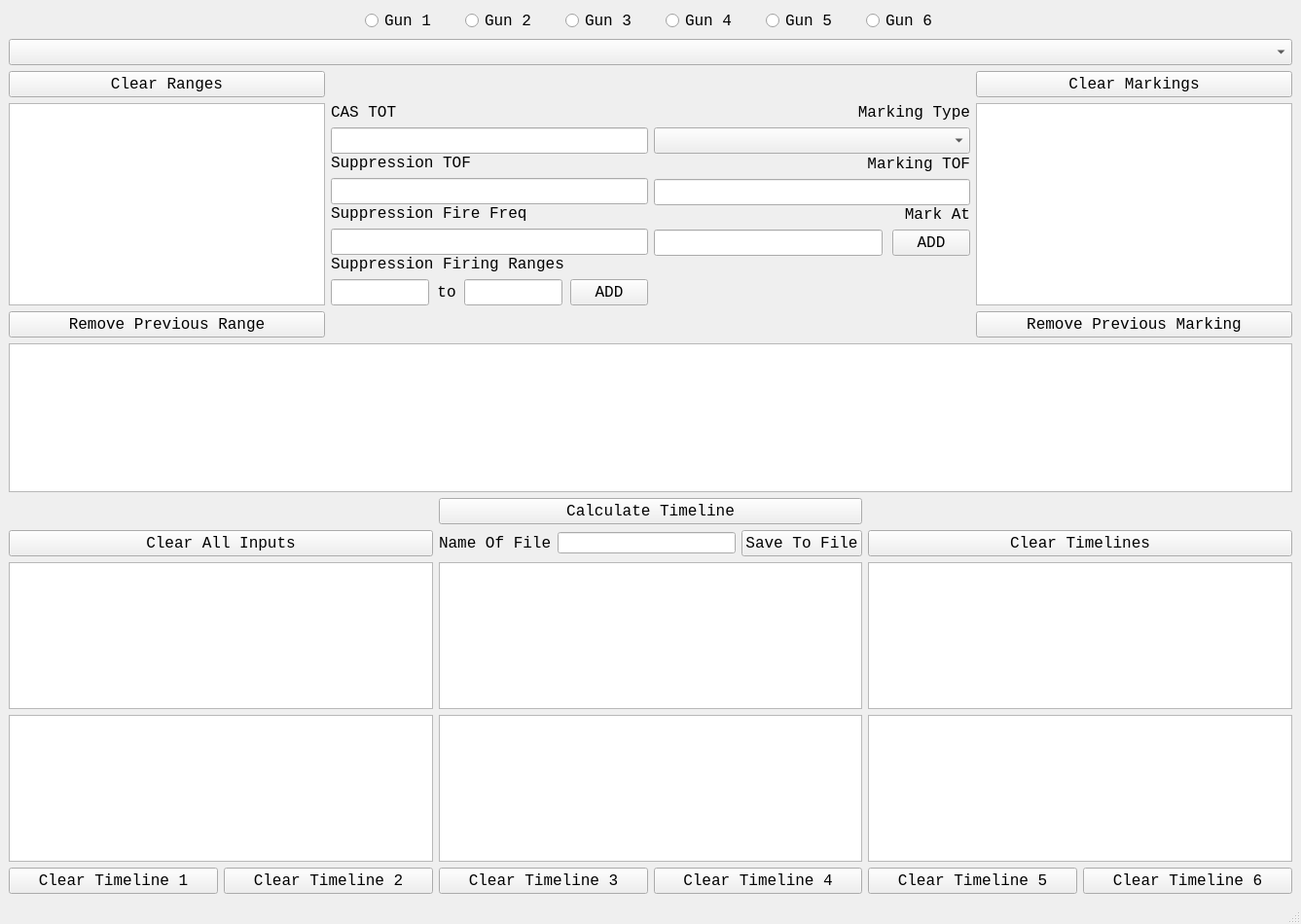
<?xml version="1.0" encoding="UTF-8"?>
<ui version="4.0">
 <class>MainWindow</class>
 <widget class="QMainWindow" name="MainWindow">
  <property name="geometry">
   <rect>
    <x>0</x>
    <y>0</y>
    <width>1337</width>
    <height>950</height>
   </rect>
  </property>
  <property name="minimumSize">
   <size>
    <width>0</width>
    <height>0</height>
   </size>
  </property>
  <property name="maximumSize">
   <size>
    <width>1000000</width>
    <height>1000000</height>
   </size>
  </property>
  <property name="windowTitle">
   <string>SEAD Timeline Calculator</string>
  </property>
  <widget class="QWidget" name="centralwidget">
   <layout class="QVBoxLayout" name="verticalLayout_5">
    <item>
     <layout class="QVBoxLayout" name="verticalLayout_4" stretch="4,3,8">
      <item>
       <layout class="QVBoxLayout" name="verticalLayout_3">
        <item>
         <layout class="QHBoxLayout" name="horizontalLayout_5">
          <property name="spacing">
           <number>30</number>
          </property>
          <item>
           <spacer name="horizontalSpacer">
            <property name="orientation">
             <enum>Qt::Horizontal</enum>
            </property>
            <property name="sizeHint" stdset="0">
             <size>
              <width>40</width>
              <height>20</height>
             </size>
            </property>
           </spacer>
          </item>
          <item>
           <widget class="QRadioButton" name="Gun_1_button">
            <property name="font">
             <font>
              <family>Consolas</family>
              <pointsize>12</pointsize>
             </font>
            </property>
            <property name="layoutDirection">
             <enum>Qt::LeftToRight</enum>
            </property>
            <property name="autoFillBackground">
             <bool>false</bool>
            </property>
            <property name="styleSheet">
             <string notr="true">szStyle</string>
            </property>
            <property name="text">
             <string>Gun 1</string>
            </property>
           </widget>
          </item>
          <item>
           <widget class="QRadioButton" name="Gun_2_button">
            <property name="font">
             <font>
              <family>Consolas</family>
              <pointsize>12</pointsize>
             </font>
            </property>
            <property name="text">
             <string>Gun 2</string>
            </property>
           </widget>
          </item>
          <item>
           <widget class="QRadioButton" name="Gun_3_button">
            <property name="font">
             <font>
              <family>Consolas</family>
              <pointsize>12</pointsize>
             </font>
            </property>
            <property name="text">
             <string>Gun 3</string>
            </property>
           </widget>
          </item>
          <item>
           <widget class="QRadioButton" name="Gun_4_button">
            <property name="font">
             <font>
              <family>Consolas</family>
              <pointsize>12</pointsize>
             </font>
            </property>
            <property name="text">
             <string>Gun 4</string>
            </property>
           </widget>
          </item>
          <item>
           <widget class="QRadioButton" name="Gun_5_button">
            <property name="font">
             <font>
              <family>Consolas</family>
              <pointsize>12</pointsize>
             </font>
            </property>
            <property name="text">
             <string>Gun 5</string>
            </property>
           </widget>
          </item>
          <item>
           <widget class="QRadioButton" name="Gun_6_button">
            <property name="font">
             <font>
              <family>Consolas</family>
              <pointsize>12</pointsize>
             </font>
            </property>
            <property name="text">
             <string>Gun 6</string>
            </property>
           </widget>
          </item>
          <item>
           <spacer name="horizontalSpacer_2">
            <property name="orientation">
             <enum>Qt::Horizontal</enum>
            </property>
            <property name="sizeHint" stdset="0">
             <size>
              <width>40</width>
              <height>20</height>
             </size>
            </property>
           </spacer>
          </item>
         </layout>
        </item>
        <item>
         <widget class="QComboBox" name="fireTypeSelector">
          <property name="font">
           <font>
            <family>Consolas</family>
            <pointsize>12</pointsize>
           </font>
          </property>
          <property name="currentText">
           <string/>
          </property>
          <property name="placeholderText">
           <string>Select Timeline</string>
          </property>
         </widget>
        </item>
        <item>
         <layout class="QGridLayout" name="gridLayout_5" columnstretch="1,1,1,1">
          <property name="sizeConstraint">
           <enum>QLayout::SetDefaultConstraint</enum>
          </property>
          <item row="1" column="0">
           <widget class="QTextBrowser" name="FiringRangesDisplay">
            <property name="font">
             <font>
              <family>Consolas</family>
              <pointsize>12</pointsize>
             </font>
            </property>
           </widget>
          </item>
          <item row="1" column="3">
           <widget class="QTextBrowser" name="MarkingRangesDisplay">
            <property name="font">
             <font>
              <family>Consolas</family>
              <pointsize>12</pointsize>
             </font>
            </property>
           </widget>
          </item>
          <item row="1" column="2">
           <layout class="QVBoxLayout" name="verticalLayout_2" stretch="1,1,1,0">
            <property name="spacing">
             <number>0</number>
            </property>
            <property name="bottomMargin">
             <number>0</number>
            </property>
            <item>
             <layout class="QVBoxLayout" name="verticalLayout_6" stretch="1,1,0">
              <property name="spacing">
               <number>6</number>
              </property>
              <property name="bottomMargin">
               <number>1</number>
              </property>
              <item>
               <widget class="QLabel" name="MarkingTypeLabel">
                <property name="font">
                 <font>
                  <family>Consolas</family>
                  <pointsize>12</pointsize>
                 </font>
                </property>
                <property name="text">
                 <string>Marking Type</string>
                </property>
                <property name="alignment">
                 <set>Qt::AlignRight|Qt::AlignTrailing|Qt::AlignVCenter</set>
                </property>
               </widget>
              </item>
              <item>
               <widget class="QComboBox" name="MarkingSelector">
                <property name="sizePolicy">
                 <sizepolicy hsizetype="Preferred" vsizetype="Fixed">
                  <horstretch>0</horstretch>
                  <verstretch>0</verstretch>
                 </sizepolicy>
                </property>
                <property name="font">
                 <font>
                  <family>Consolas</family>
                  <pointsize>12</pointsize>
                 </font>
                </property>
                <property name="placeholderText">
                 <string>Select</string>
                </property>
               </widget>
              </item>
              <item>
               <spacer name="verticalSpacer">
                <property name="orientation">
                 <enum>Qt::Vertical</enum>
                </property>
                <property name="sizeHint" stdset="0">
                 <size>
                  <width>20</width>
                  <height>20</height>
                 </size>
                </property>
               </spacer>
              </item>
             </layout>
            </item>
            <item>
             <layout class="QVBoxLayout" name="verticalLayout_7" stretch="0,0,0">
              <property name="spacing">
               <number>6</number>
              </property>
              <item>
               <widget class="QLabel" name="MarkingTOFLabel">
                <property name="font">
                 <font>
                  <family>Consolas</family>
                  <pointsize>12</pointsize>
                 </font>
                </property>
                <property name="text">
                 <string>Marking TOF</string>
                </property>
                <property name="alignment">
                 <set>Qt::AlignRight|Qt::AlignTrailing|Qt::AlignVCenter</set>
                </property>
               </widget>
              </item>
              <item>
               <widget class="QLineEdit" name="input_5">
                <property name="font">
                 <font>
                  <family>Consolas</family>
                  <pointsize>12</pointsize>
                 </font>
                </property>
               </widget>
              </item>
              <item>
               <spacer name="verticalSpacer_2">
                <property name="orientation">
                 <enum>Qt::Vertical</enum>
                </property>
                <property name="sizeHint" stdset="0">
                 <size>
                  <width>20</width>
                  <height>40</height>
                 </size>
                </property>
               </spacer>
              </item>
             </layout>
            </item>
            <item>
             <layout class="QVBoxLayout" name="verticalLayout_8" stretch="1,1,0">
              <property name="spacing">
               <number>6</number>
              </property>
              <item>
               <widget class="QLabel" name="MarkingRange">
                <property name="font">
                 <font>
                  <family>Consolas</family>
                  <pointsize>12</pointsize>
                 </font>
                </property>
                <property name="text">
                 <string>Mark At</string>
                </property>
                <property name="alignment">
                 <set>Qt::AlignRight|Qt::AlignTrailing|Qt::AlignVCenter</set>
                </property>
               </widget>
              </item>
              <item>
               <layout class="QHBoxLayout" name="horizontalLayout_4">
                <property name="spacing">
                 <number>10</number>
                </property>
                <item>
                 <widget class="QLineEdit" name="input_8">
                  <property name="font">
                   <font>
                    <family>Consolas</family>
                    <pointsize>12</pointsize>
                   </font>
                  </property>
                 </widget>
                </item>
                <item>
                 <widget class="QPushButton" name="AddMarkingRangeButton">
                  <property name="sizePolicy">
                   <sizepolicy hsizetype="Minimum" vsizetype="Fixed">
                    <horstretch>0</horstretch>
                    <verstretch>0</verstretch>
                   </sizepolicy>
                  </property>
                  <property name="font">
                   <font>
                    <family>Consolas</family>
                    <pointsize>12</pointsize>
                   </font>
                  </property>
                  <property name="text">
                   <string>ADD</string>
                  </property>
                  <property name="autoDefault">
                   <bool>true</bool>
                  </property>
                 </widget>
                </item>
               </layout>
              </item>
              <item>
               <spacer name="verticalSpacer_3">
                <property name="orientation">
                 <enum>Qt::Vertical</enum>
                </property>
                <property name="sizeHint" stdset="0">
                 <size>
                  <width>20</width>
                  <height>40</height>
                 </size>
                </property>
               </spacer>
              </item>
             </layout>
            </item>
            <item>
             <spacer name="verticalSpacer_5">
              <property name="orientation">
               <enum>Qt::Vertical</enum>
              </property>
              <property name="sizeHint" stdset="0">
               <size>
                <width>20</width>
                <height>60</height>
               </size>
              </property>
             </spacer>
            </item>
           </layout>
          </item>
          <item row="1" column="1">
           <layout class="QVBoxLayout" name="verticalLayout" stretch="1,1,1,1">
            <property name="spacing">
             <number>0</number>
            </property>
            <property name="bottomMargin">
             <number>0</number>
            </property>
            <item>
             <layout class="QVBoxLayout" name="verticalLayout_12" stretch="1,1,0">
              <property name="spacing">
               <number>6</number>
              </property>
              <property name="topMargin">
               <number>0</number>
              </property>
              <item>
               <widget class="QLabel" name="TOTLabel">
                <property name="font">
                 <font>
                  <family>Consolas</family>
                  <pointsize>12</pointsize>
                 </font>
                </property>
                <property name="text">
                 <string>CAS TOT</string>
                </property>
                <property name="alignment">
                 <set>Qt::AlignLeading|Qt::AlignLeft|Qt::AlignVCenter</set>
                </property>
               </widget>
              </item>
              <item>
               <widget class="QLineEdit" name="input_1">
                <property name="font">
                 <font>
                  <family>Consolas</family>
                  <pointsize>12</pointsize>
                 </font>
                </property>
               </widget>
              </item>
              <item>
               <spacer name="verticalSpacer_6">
                <property name="orientation">
                 <enum>Qt::Vertical</enum>
                </property>
                <property name="sizeHint" stdset="0">
                 <size>
                  <width>20</width>
                  <height>40</height>
                 </size>
                </property>
               </spacer>
              </item>
             </layout>
            </item>
            <item>
             <layout class="QVBoxLayout" name="verticalLayout_11" stretch="1,1,0">
              <property name="spacing">
               <number>6</number>
              </property>
              <property name="topMargin">
               <number>0</number>
              </property>
              <item>
               <widget class="QLabel" name="TOFLabel">
                <property name="font">
                 <font>
                  <family>Consolas</family>
                  <pointsize>12</pointsize>
                 </font>
                </property>
                <property name="text">
                 <string>Suppression TOF</string>
                </property>
                <property name="alignment">
                 <set>Qt::AlignLeading|Qt::AlignLeft|Qt::AlignVCenter</set>
                </property>
               </widget>
              </item>
              <item>
               <widget class="QLineEdit" name="input_2">
                <property name="font">
                 <font>
                  <family>Consolas</family>
                  <pointsize>12</pointsize>
                 </font>
                </property>
               </widget>
              </item>
              <item>
               <spacer name="verticalSpacer_7">
                <property name="orientation">
                 <enum>Qt::Vertical</enum>
                </property>
                <property name="sizeHint" stdset="0">
                 <size>
                  <width>20</width>
                  <height>40</height>
                 </size>
                </property>
               </spacer>
              </item>
             </layout>
            </item>
            <item>
             <layout class="QVBoxLayout" name="verticalLayout_13" stretch="1,1,0">
              <property name="spacing">
               <number>6</number>
              </property>
              <property name="topMargin">
               <number>0</number>
              </property>
              <item>
               <widget class="QLabel" name="FireFreqLabel">
                <property name="font">
                 <font>
                  <family>Consolas</family>
                  <pointsize>12</pointsize>
                 </font>
                </property>
                <property name="text">
                 <string>Suppression Fire Freq</string>
                </property>
                <property name="alignment">
                 <set>Qt::AlignLeading|Qt::AlignLeft|Qt::AlignVCenter</set>
                </property>
               </widget>
              </item>
              <item>
               <widget class="QLineEdit" name="input_3">
                <property name="font">
                 <font>
                  <family>Consolas</family>
                  <pointsize>12</pointsize>
                 </font>
                </property>
               </widget>
              </item>
              <item>
               <spacer name="verticalSpacer_8">
                <property name="orientation">
                 <enum>Qt::Vertical</enum>
                </property>
                <property name="sizeHint" stdset="0">
                 <size>
                  <width>20</width>
                  <height>40</height>
                 </size>
                </property>
               </spacer>
              </item>
             </layout>
            </item>
            <item>
             <layout class="QVBoxLayout" name="verticalLayout_14" stretch="1,1,0">
              <property name="spacing">
               <number>6</number>
              </property>
              <property name="topMargin">
               <number>0</number>
              </property>
              <item>
               <widget class="QLabel" name="FiringRangesLabel">
                <property name="font">
                 <font>
                  <family>Consolas</family>
                  <pointsize>12</pointsize>
                 </font>
                </property>
                <property name="text">
                 <string>Suppression Firing Ranges</string>
                </property>
                <property name="alignment">
                 <set>Qt::AlignLeading|Qt::AlignLeft|Qt::AlignVCenter</set>
                </property>
               </widget>
              </item>
              <item>
               <layout class="QHBoxLayout" name="horizontalLayout_3" stretch="0,0,0,0">
                <property name="spacing">
                 <number>8</number>
                </property>
                <property name="leftMargin">
                 <number>0</number>
                </property>
                <item>
                 <widget class="QLineEdit" name="input_6">
                  <property name="font">
                   <font>
                    <family>Consolas</family>
                    <pointsize>12</pointsize>
                   </font>
                  </property>
                 </widget>
                </item>
                <item>
                 <widget class="QLabel" name="FiringRangesLabel_2">
                  <property name="font">
                   <font>
                    <family>Consolas</family>
                    <pointsize>12</pointsize>
                   </font>
                  </property>
                  <property name="layoutDirection">
                   <enum>Qt::LeftToRight</enum>
                  </property>
                  <property name="text">
                   <string>to</string>
                  </property>
                  <property name="alignment">
                   <set>Qt::AlignCenter</set>
                  </property>
                 </widget>
                </item>
                <item>
                 <widget class="QLineEdit" name="input_7">
                  <property name="font">
                   <font>
                    <family>Consolas</family>
                    <pointsize>12</pointsize>
                   </font>
                  </property>
                 </widget>
                </item>
                <item>
                 <widget class="QPushButton" name="AddFiringRangeButton">
                  <property name="font">
                   <font>
                    <family>Consolas</family>
                    <pointsize>12</pointsize>
                   </font>
                  </property>
                  <property name="text">
                   <string>ADD</string>
                  </property>
                  <property name="autoDefault">
                   <bool>true</bool>
                  </property>
                 </widget>
                </item>
               </layout>
              </item>
              <item>
               <spacer name="verticalSpacer_9">
                <property name="orientation">
                 <enum>Qt::Vertical</enum>
                </property>
                <property name="sizeHint" stdset="0">
                 <size>
                  <width>20</width>
                  <height>40</height>
                 </size>
                </property>
               </spacer>
              </item>
             </layout>
            </item>
           </layout>
          </item>
          <item row="2" column="0">
           <widget class="QPushButton" name="RemoveSingleRange">
            <property name="font">
             <font>
              <family>Consolas</family>
              <pointsize>12</pointsize>
             </font>
            </property>
            <property name="text">
             <string>Remove Previous Range</string>
            </property>
           </widget>
          </item>
          <item row="0" column="0">
           <widget class="QPushButton" name="RemoveRangeButton">
            <property name="font">
             <font>
              <family>Consolas</family>
              <pointsize>12</pointsize>
             </font>
            </property>
            <property name="text">
             <string>Clear Ranges</string>
            </property>
            <property name="autoDefault">
             <bool>true</bool>
            </property>
           </widget>
          </item>
          <item row="0" column="3">
           <widget class="QPushButton" name="RemoveRangeButton_2Mark">
            <property name="font">
             <font>
              <family>Consolas</family>
              <pointsize>12</pointsize>
             </font>
            </property>
            <property name="text">
             <string>Clear Markings</string>
            </property>
            <property name="autoDefault">
             <bool>true</bool>
            </property>
           </widget>
          </item>
          <item row="2" column="3">
           <widget class="QPushButton" name="RemoveSingleMarking">
            <property name="font">
             <font>
              <family>Consolas</family>
              <pointsize>12</pointsize>
             </font>
            </property>
            <property name="text">
             <string>Remove Previous Marking</string>
            </property>
           </widget>
          </item>
         </layout>
        </item>
       </layout>
      </item>
      <item>
       <widget class="QTextBrowser" name="errorWindow">
        <property name="font">
         <font>
          <family>Consolas</family>
          <pointsize>12</pointsize>
         </font>
        </property>
       </widget>
      </item>
      <item>
       <layout class="QGridLayout" name="gridLayout_2">
        <property name="bottomMargin">
         <number>0</number>
        </property>
        <item row="2" column="2">
         <layout class="QHBoxLayout" name="horizontalLayout_2">
          <item>
           <layout class="QHBoxLayout" name="horizontalLayout_9"/>
          </item>
         </layout>
        </item>
        <item row="6" column="3">
         <widget class="QTextBrowser" name="TimelineDisplayGun6">
          <property name="font">
           <font>
            <family>Consolas</family>
            <pointsize>12</pointsize>
           </font>
          </property>
         </widget>
        </item>
        <item row="5" column="0">
         <widget class="QTextBrowser" name="TimelineDisplayGun1">
          <property name="font">
           <font>
            <family>Consolas</family>
            <pointsize>12</pointsize>
           </font>
          </property>
         </widget>
        </item>
        <item row="0" column="2">
         <widget class="QPushButton" name="CalculateTimelineButton">
          <property name="font">
           <font>
            <family>Consolas</family>
            <pointsize>12</pointsize>
           </font>
          </property>
          <property name="text">
           <string>Calculate Timeline</string>
          </property>
          <property name="autoDefault">
           <bool>true</bool>
          </property>
          <property name="default">
           <bool>false</bool>
          </property>
         </widget>
        </item>
        <item row="7" column="3">
         <layout class="QHBoxLayout" name="horizontalLayout_7">
          <item>
           <widget class="QPushButton" name="ClearTimeline5">
            <property name="font">
             <font>
              <family>Consolas</family>
              <pointsize>12</pointsize>
             </font>
            </property>
            <property name="text">
             <string>Clear Timeline 5</string>
            </property>
           </widget>
          </item>
          <item>
           <widget class="QPushButton" name="ClearTimeline6">
            <property name="font">
             <font>
              <family>Consolas</family>
              <pointsize>12</pointsize>
             </font>
            </property>
            <property name="text">
             <string>Clear Timeline 6</string>
            </property>
           </widget>
          </item>
         </layout>
        </item>
        <item row="5" column="2">
         <widget class="QTextBrowser" name="TimelineDisplayGun2">
          <property name="font">
           <font>
            <family>Consolas</family>
            <pointsize>12</pointsize>
           </font>
          </property>
         </widget>
        </item>
        <item row="6" column="2">
         <widget class="QTextBrowser" name="TimelineDisplayGun5">
          <property name="font">
           <font>
            <family>Consolas</family>
            <pointsize>12</pointsize>
           </font>
          </property>
         </widget>
        </item>
        <item row="5" column="3">
         <widget class="QTextBrowser" name="TimelineDisplayGun3">
          <property name="font">
           <font>
            <family>Consolas</family>
            <pointsize>12</pointsize>
           </font>
          </property>
         </widget>
        </item>
        <item row="7" column="0">
         <layout class="QHBoxLayout" name="horizontalLayout_6">
          <item>
           <widget class="QPushButton" name="ClearTimeline1">
            <property name="font">
             <font>
              <family>Consolas</family>
              <pointsize>12</pointsize>
             </font>
            </property>
            <property name="text">
             <string>Clear Timeline 1</string>
            </property>
           </widget>
          </item>
          <item>
           <widget class="QPushButton" name="ClearTimeline2">
            <property name="font">
             <font>
              <family>Consolas</family>
              <pointsize>12</pointsize>
             </font>
            </property>
            <property name="text">
             <string>Clear Timeline 2</string>
            </property>
           </widget>
          </item>
         </layout>
        </item>
        <item row="6" column="0">
         <widget class="QTextBrowser" name="TimelineDisplayGun4">
          <property name="font">
           <font>
            <family>Consolas</family>
            <pointsize>12</pointsize>
           </font>
          </property>
         </widget>
        </item>
        <item row="7" column="2">
         <layout class="QHBoxLayout" name="horizontalLayout">
          <property name="bottomMargin">
           <number>0</number>
          </property>
          <item>
           <widget class="QPushButton" name="ClearTimeline3">
            <property name="font">
             <font>
              <family>Consolas</family>
              <pointsize>12</pointsize>
             </font>
            </property>
            <property name="text">
             <string>Clear Timeline 3</string>
            </property>
           </widget>
          </item>
          <item>
           <widget class="QPushButton" name="ClearTimeline4">
            <property name="font">
             <font>
              <family>Consolas</family>
              <pointsize>12</pointsize>
             </font>
            </property>
            <property name="text">
             <string>Clear Timeline 4</string>
            </property>
           </widget>
          </item>
         </layout>
        </item>
        <item row="1" column="2">
         <layout class="QHBoxLayout" name="horizontalLayout_8">
          <item>
           <widget class="QLabel" name="fileNameLabel">
            <property name="font">
             <font>
              <family>Consolas</family>
              <pointsize>12</pointsize>
             </font>
            </property>
            <property name="text">
             <string>Name Of File</string>
            </property>
           </widget>
          </item>
          <item>
           <widget class="QLineEdit" name="fileNameInput"/>
          </item>
          <item>
           <widget class="QPushButton" name="fileNameButton">
            <property name="font">
             <font>
              <family>Consolas</family>
              <pointsize>12</pointsize>
             </font>
            </property>
            <property name="text">
             <string>Save To File</string>
            </property>
           </widget>
          </item>
         </layout>
        </item>
        <item row="0" column="0">
         <layout class="QVBoxLayout" name="verticalLayout_15"/>
        </item>
        <item row="1" column="0">
         <widget class="QPushButton" name="clearButton">
          <property name="font">
           <font>
            <family>Consolas</family>
            <pointsize>12</pointsize>
           </font>
          </property>
          <property name="text">
           <string>Clear All Inputs</string>
          </property>
          <property name="autoDefault">
           <bool>true</bool>
          </property>
         </widget>
        </item>
        <item row="1" column="3">
         <widget class="QPushButton" name="clearButtonGuns">
          <property name="font">
           <font>
            <family>Consolas</family>
            <pointsize>12</pointsize>
           </font>
          </property>
          <property name="text">
           <string>Clear Timelines</string>
          </property>
          <property name="autoDefault">
           <bool>true</bool>
          </property>
         </widget>
        </item>
       </layout>
      </item>
     </layout>
    </item>
   </layout>
  </widget>
  <widget class="QMenuBar" name="menubar">
   <property name="geometry">
    <rect>
     <x>0</x>
     <y>0</y>
     <width>1337</width>
     <height>20</height>
    </rect>
   </property>
  </widget>
  <widget class="QStatusBar" name="statusbar"/>
 </widget>
 <tabstops>
  <tabstop>input_6</tabstop>
  <tabstop>input_7</tabstop>
  <tabstop>AddFiringRangeButton</tabstop>
 </tabstops>
 <resources/>
 <connections/>
</ui>
